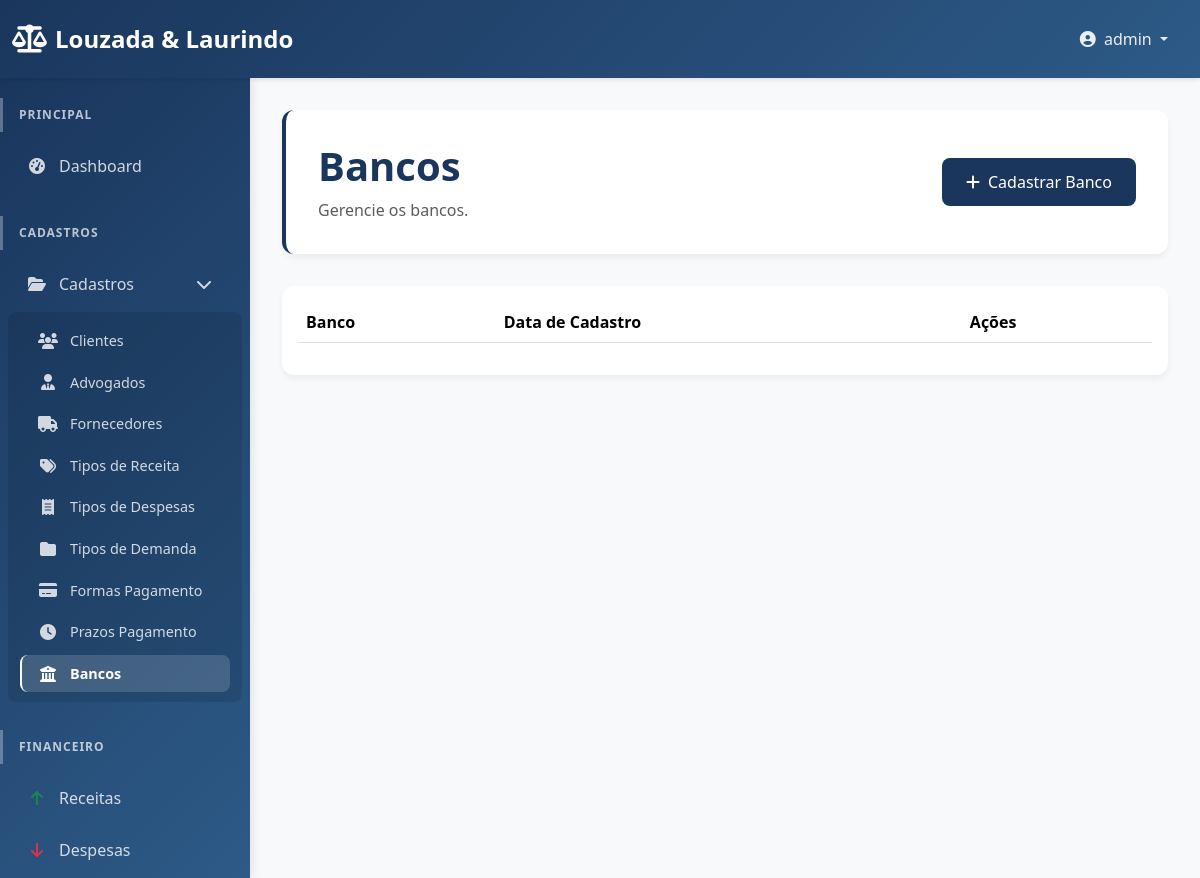
The page /dashboard/banco/ (signed in) on the database as committed earlier.
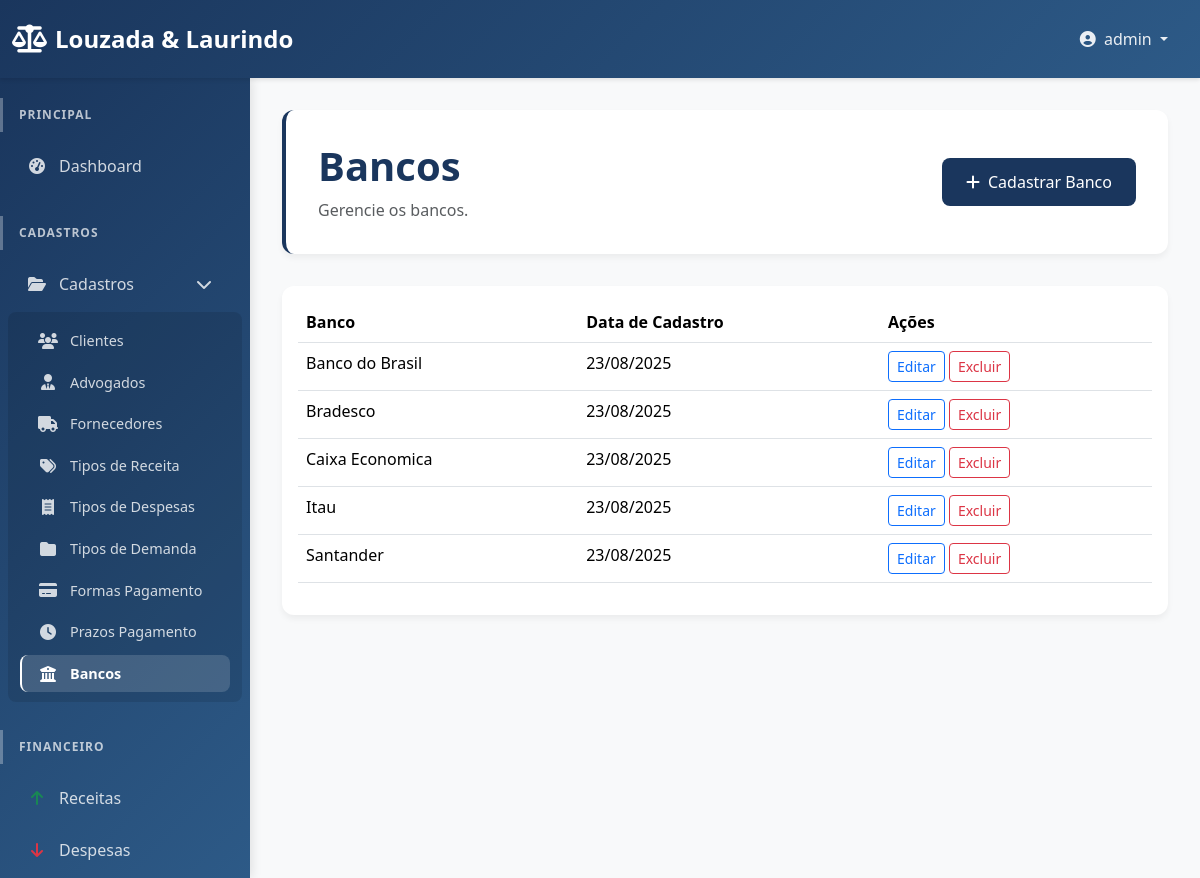
The same page on the database as committed later.
### dashboard/models.py (models this page shows, shortened)
class Banco(models.Model):
    nome = models.CharField(max_length=100, verbose_name="Nome")
    ativo = models.BooleanField(default=True, verbose_name="Ativo")
    data_cadastro = models.DateTimeField(default=timezone.now, verbose_name="Data de Cadastro")
    class Meta:
        verbose_name = "Banco"
        verbose_name_plural = "Bancos"

### dashboard/views.py (the view)
# urls.py: path('banco/', views.banco_list, name='banco_list'),
@login_required
def banco_list(request):
    bancos = Banco.objects.all().order_by('nome')
    return render(request, 'dashboard/banco_list.html', {
        'bancos': bancos
    })

### dashboard/templates/dashboard/banco_list.html (shortened to what this page needs)
{% extends 'dashboard/base.html' %}
{% block content %}
<div class="page-header">
    <div class="d-flex justify-content-between align-items-center">
        <div>
            <h1>Bancos</h1>
            <p class="text-muted">Gerencie os bancos.</p>
        </div>
        <div>
            <a href="{% url 'dashboard:banco_create' %}" class="btn btn-primary"><i class="fas fa-plus me-2"></i>Cadastrar Banco</a>
        </div>
    </div>
</div>
<div class="card">
    <div class="card-body">
        <table class="table table-hover">
            <thead>
                <tr>
                    <th>Banco</th>
                    <th>Data de Cadastro</th>
                    <th>Ações</th>
                </tr>
            </thead>
            <tbody>
                {% for banco in bancos %}
                <tr>
                    <td>{{ banco.nome }}</td>
                    <td>{{ banco.data_cadastro|date:"d/m/Y" }}</td>
                    <td>
                        <a href="{% url 'dashboard:banco_update' banco.pk %}" class="btn btn-sm btn-outline-primary">Editar</a>
                        <a href="{% url 'dashboard:banco_delete' banco.pk %}" class="btn btn-sm btn-outline-danger">Excluir</a>
                    </td>
                </tr>
                {% endfor %}
            </tbody>
        </table>
    </div>
</div>
{% endblock %}

Rows that differ between the two databases and show on the page:
added Banco: nome "Banco do Brasil", data_cadastro "23/08/2025"
added Banco: nome "Bradesco", data_cadastro "23/08/2025"
added Banco: nome "Caixa Economica", data_cadastro "23/08/2025"
added Banco: nome "Itau", data_cadastro "23/08/2025"
added Banco: nome "Santander", data_cadastro "23/08/2025"
